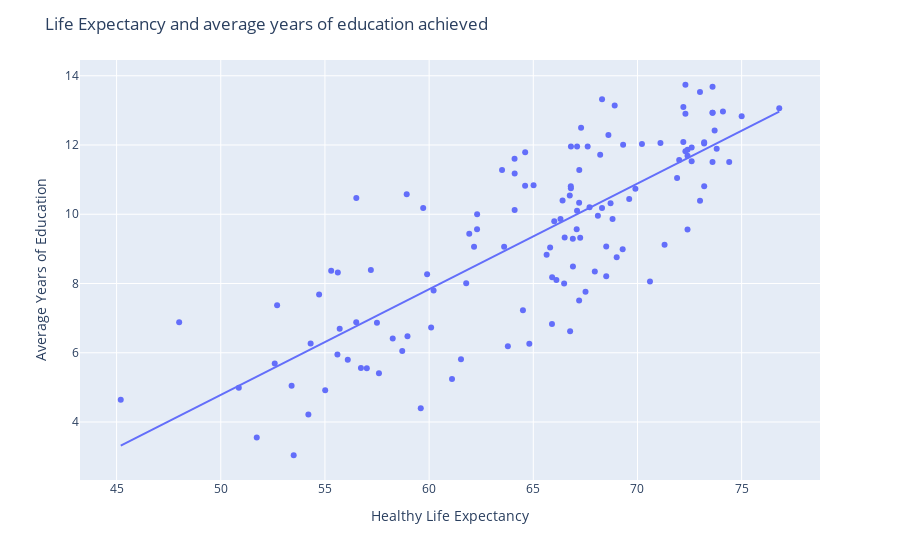

The cell this chart's notebook holds for it:
### Code cell
# Create scatter plot with Plotly


fig_life = px.scatter(happiness_edu_df, x="Healthy life expectancy", y="Avg Ed. (Years)", hover_name="Country name", trendline="ols", color_continuous_scale="Sunsetdark")

# Customize layout
fig_life.update_layout(
    title="Life Expectancy and average years of education achieved",
    xaxis_title="Healthy Life Expectancy",
    yaxis_title="Average Years of Education"
 
)

# Show the plot
fig_life.show()

### Figure 1 — Plotly figure (JSON) as saved in the notebook; plotly's stock layout.template omitted (floating-point values rounded to 4 significant figures)
{"data": [{"hovertemplate": "<b>%{hovertext}</b><br><br>Healthy life expectancy=%{x}<br>Avg Ed. (Years)=%{y}<extra></extra>", "hovertext": ["Afghanistan", "Albania", "Algeria", "Argentina", "Armenia", "Australia", "Austria", "Bahrain", "Bangladesh", "Belgium", "Benin", "Bolivia", "Botswana", "Brazil", "Bulgaria", "Burundi", "Cambodia", "Cameroon", "Canada", "Central African Republic", "Chile", "China", "Colombia", "Costa Rica", "Croatia", "Cyprus", "Denmark", "Dominican Republic", "Ecuador", "Egypt", "El Salvador", "Estonia", "Finland", "France", "Gabon", "Gambia", "Germany", "Ghana", "Greece", "Guatemala", "Haiti", "Honduras", "Hungary", "Iceland", "India", "Indonesia", "Iran", "Iraq", "Ireland", "Israel", "Italy", "Jamaica", "Japan", "Jordan", "Kazakhstan", "Kenya", "Kuwait", "Kyrgyzstan", "Laos", "Latvia", "Lesotho", "Liberia", "Libya", "Lithuania", "Luxembourg", "Malawi", "Malaysia", "Maldives", "Mali", "Malta", "Mauritania", "Mauritius", "Mexico", "Moldova", "Mongolia", "Morocco", "Mozambique", "Myanmar", "Namibia", "Nepal", "Netherlands", "New Zealand", "Nicaragua", "Niger", "Norway", "Pakistan", "Panama", "Paraguay", "Peru", "Philippines", "Poland", "Portugal", "Romania", "Russia", "Rwanda", "Saudi Arabia", "Senegal", "Serbia", "Sierra Leone", "Singapore", "Slovakia", "Slovenia", "South Africa", "South Korea", "Spain", "Sri Lanka", "Sweden", "Switzerland", "Tajikistan", "Tanzania", "Thailand", "Togo", "Trinidad and Tobago", "Tunisia", "Turkey", "Uganda", "Ukraine", "United Arab Emirates", "United Kingdom", "United States", "Uruguay", "Venezuela", "Vietnam", "Yemen", "Zambia", "Zimbabwe"], "legendgroup": "", "marker": {"color": "#636efa", "symbol": "circle"}, "mode": "markers", "name": "", "orientation": "v", "showlegend": false, "type": "scatter", "x": [52.59, 68.71, 65.91, 68.8, 66.75, 73.6, 73.0, 68.5, 64.5, 72.0, 54.31, 63.6, 58.92, 66.48, 66.8, 53.4, 61.53, 52.7, 73.6, 45.2, 69.9, 69.29, 67.7, 71.3, 70.21, 73.7, 72.4, 65.81, 68.5, 61.78, 66.11, 68.6, 71.9, 73.8, 59.72, 55.01, 72.2, 57.2, 72.41, 64.81, 55.6, 67.2, 67.61, 73, 60.22, 62.16, 66.01, 59.9, 72.3, 73.2, 73.6, 67.1, 75.0, 66.8, 64.61, 60.1, 66.77, 64.11, 58.71, 66.81, 48.0, 56.1, 62.3, 67.29, 72.6, 57.59, 67.1, 70.6, 51.73, 72.2, 57.01, 66.4, 68.3, 65.01, 62.3, 65.9, 54.21, 58.96, 56.5, 63.78, 72.3, 73.2, 67.51, 53.5, 73.2, 58.25, 69.6, 65.64, 68.1, 61.93, 69.31, 72.4, 67.21, 64.1, 61.1, 66.31, 59.6, 68.21, 50.87, 76.8, 68.91, 71.1, 56.51, 73.6, 74.4, 67.2, 72.6, 74.1, 64.1, 57.5, 67.25, 54.72, 63.5, 66.9, 66.9, 55.71, 64.61, 67.08, 72.3, 68.3, 69.0, 66.51, 67.95, 56.73, 55.3, 55.62], "xaxis": "x", "y": [5.69, 10.32, 8.18, 9.86, 10.54, 12.93, 10.39, 8.21, 7.23, 11.57, 6.27, 9.06, 10.58, 8, 10.75, 5.05, 5.81, 7.37, 12.93, 4.64, 10.74, 8.99, 10.2, 9.12, 12.03, 12.42, 11.69, 9.04, 9.07, 8.01, 8.1, 12.29, 11.05, 11.89, 10.18, 4.92, 13.1, 8.39, 11.86, 6.26, 5.95, 7.51, 11.96, 13.53, 7.8, 9.06, 9.8, 8.27, 13.74, 12.04, 11.51, 10.1, 12.83, 10.81, 11.79, 6.73, 6.62, 11.18, 6.05, 11.96, 6.88, 5.8, 9.57, 12.5, 11.53, 5.41, 11.96, 8.06, 3.55, 12.09, 5.55, 10.4, 10.18, 10.84, 10, 6.83, 4.22, 6.48, 6.88, 6.19, 11.82, 10.81, 7.76, 3.04, 12.08, 6.41, 10.44, 8.83, 9.96, 9.44, 12.01, 9.56, 11.28, 11.6, 5.24, 9.86, 4.4, 11.72, 4.99, 13.06, 13.14, 12.06, 10.47, 13.68, 11.51, 10.33, 11.93, 12.97, 10.12, 6.87, 9.32, 7.68, 11.28, 9.29, 8.49, 6.69, 10.82, 9.57, 12.9, 13.32, 8.76, 9.33, 8.35, 5.56, 8.37, 8.32], "yaxis": "y"}, {"hovertemplate": "<b>OLS trendline</b><br>Avg Ed. (Years) = 0.305135 * Healthy life expectancy + -10.4719<br>R<sup>2</sup>=0.628795<br><br>Healthy life expectancy=%{x}<br>Avg Ed. (Years)=%{y} <b>(trend)</b><extra></extra>", "legendgroup": "", "marker": {"color": "#636efa", "symbol": "circle"}, "mode": "lines", "name": "", "showlegend": false, "type": "scatter", "x": [45.2, 48.0, 50.87, 51.73, 52.59, 52.7, 53.4, 53.5, 54.21, 54.31, 54.72, 55.01, 55.3, 55.6, 55.62, 55.71, 56.1, 56.5, 56.51, 56.73, 57.01, 57.2, 57.5, 57.59, 58.25, 58.71, 58.92, 58.96, 59.6, 59.72, 59.9, 60.1, 60.22, 61.1, 61.53, 61.78, 61.93, 62.16, 62.3, 62.3, 63.5, 63.6, 63.78, 64.1, 64.1, 64.11, 64.5, 64.61, 64.61, 64.81, 65.01, 65.64, 65.81, 65.9, 65.91, 66.01, 66.11, 66.31, 66.4, 66.48, 66.51, 66.75, 66.77, 66.8, 66.8, 66.81, 66.9, 66.9, 67.08, 67.1, 67.1, 67.2, 67.2, 67.21, 67.25, 67.29, 67.51, 67.61, 67.7, 67.95, 68.1, 68.21, 68.3, 68.3, 68.5, 68.5, 68.6, 68.71, 68.8, 68.91, 69.0, 69.29, 69.31, 69.6, 69.9, 70.21, 70.6, 71.1, 71.3, 71.9, 72.0, 72.2, 72.2, 72.3, 72.3, 72.3, 72.4, 72.4, 72.41, 72.6, 72.6, 73, 73.0, 73.2, 73.2, 73.2, 73.6, 73.6, 73.6, 73.6, 73.7, 73.8, 74.1, 74.4, 75.0, 76.8], "xaxis": "x", "y": [3.32, 4.176, 5.049, 5.312, 5.575, 5.61, 5.822, 5.853, 6.068, 6.101, 6.225, 6.314, 6.402, 6.493, 6.499, 6.527, 6.645, 6.769, 6.77, 6.838, 6.924, 6.983, 7.072, 7.102, 7.303, 7.443, 7.508, 7.519, 7.714, 7.749, 7.807, 7.866, 7.902, 8.172, 8.303, 8.379, 8.424, 8.494, 8.538, 8.539, 8.904, 8.935, 8.989, 9.087, 9.089, 9.089, 9.21, 9.242, 9.243, 9.304, 9.366, 9.557, 9.608, 9.635, 9.638, 9.669, 9.7, 9.76, 9.79, 9.814, 9.821, 9.896, 9.901, 9.911, 9.912, 9.913, 9.941, 9.943, 9.997, 10.0, 10.0, 10.03, 10.03, 10.04, 10.05, 10.06, 10.13, 10.16, 10.19, 10.26, 10.31, 10.34, 10.37, 10.37, 10.43, 10.43, 10.46, 10.49, 10.52, 10.55, 10.58, 10.67, 10.68, 10.77, 10.86, 10.95, 11.07, 11.22, 11.28, 11.47, 11.5, 11.56, 11.56, 11.59, 11.59, 11.59, 11.62, 11.62, 11.62, 11.68, 11.68, 11.8, 11.8, 11.86, 11.86, 11.86, 11.99, 11.99, 11.99, 11.99, 12.02, 12.05, 12.14, 12.23, 12.41, 12.96], "yaxis": "y"}], "layout": {"legend": {"tracegroupgap": 0}, "margin": {"t": 60}, "title": {"text": "Life Expectancy and average years of education achieved"}, "xaxis": {"anchor": "y", "domain": [0, 1], "title": {"text": "Healthy Life Expectancy"}}, "yaxis": {"anchor": "x", "domain": [0, 1], "title": {"text": "Average Years of Education"}}}}
